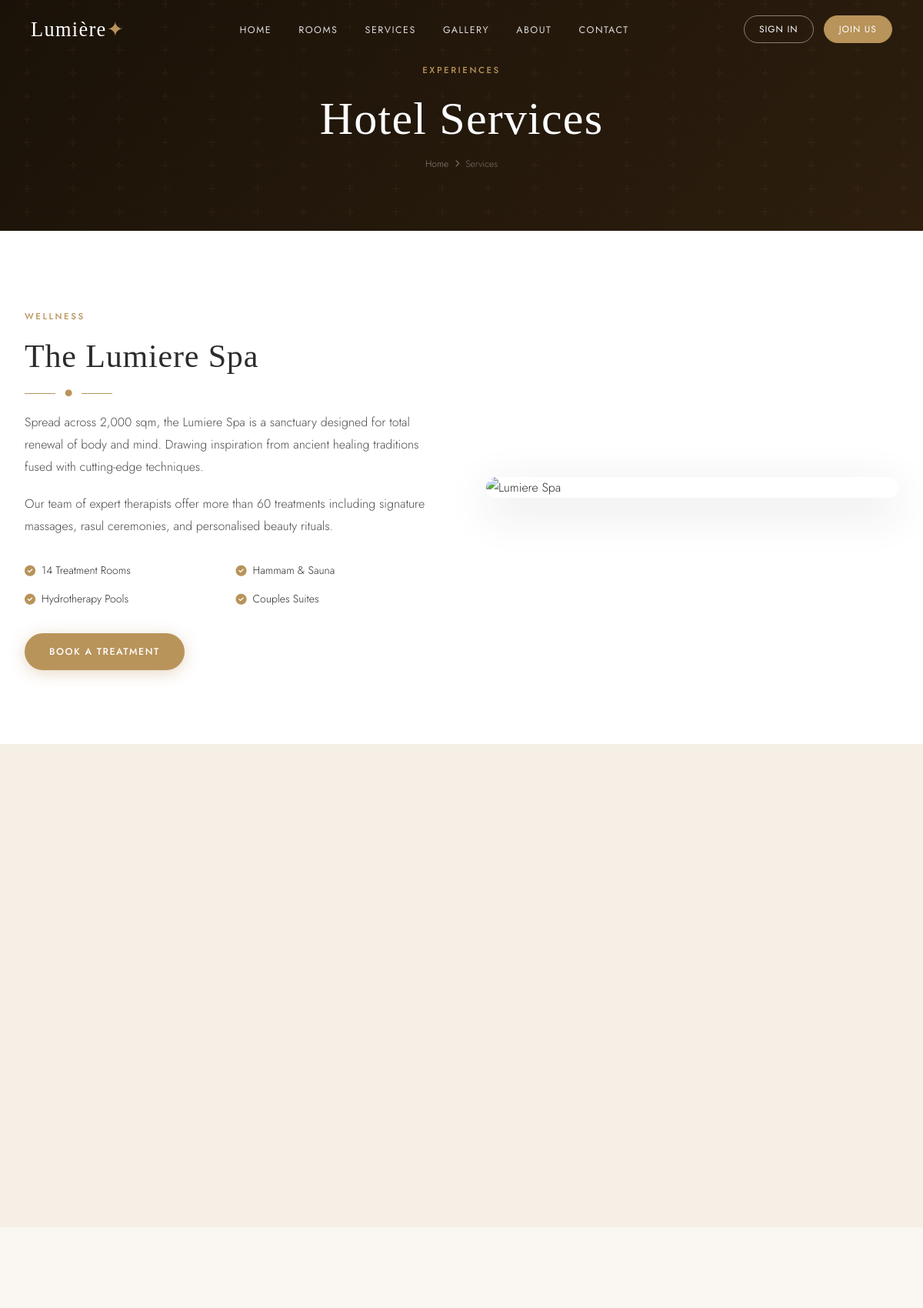
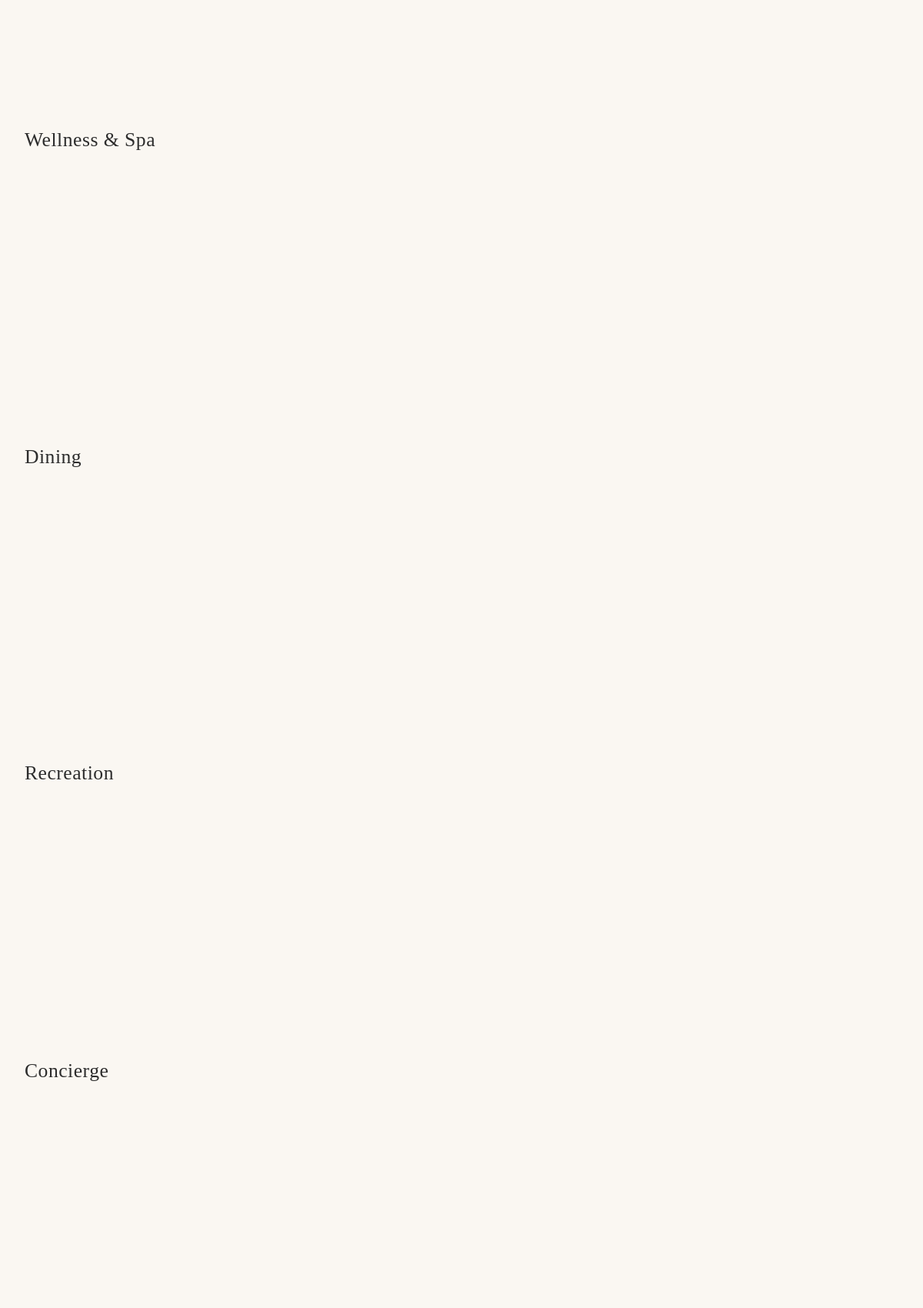
Page /services/ (upper part) on the committed database (2 pictures, top to bottom).
### services/models.py (models this page shows, shortened)
class ServiceCategory(models.Model):
    name = models.CharField(max_length=100)
    slug = models.SlugField(unique=True)
    icon = models.CharField(max_length=50)
    description = models.TextField()
    class Meta:
        verbose_name_plural = 'Service Categories'

### rooms/views.py (the view)
# urls.py: path('services/', views.services_page, name='services'),
def services_page(request):
    service_categories = ServiceCategory.objects.prefetch_related('services').all()
    return render(request, 'services/services.html', {'service_categories': service_categories})

### templates/services/services.html (shortened to what this page needs)
{% extends "base/base.html" %}
{% block content %}
<div class="page-hero">
  <div class="page-hero-content">
    <span class="section-label">Experiences</span>
    <h1>Hotel Services</h1>
    <div class="breadcrumb"><a href="{% url 'home' %}">Home</a> <i class="fa fa-chevron-right" style="font-size:.6rem"></i> <span>Services</span></div>
  </div>
</div>
<section class="section" style="background:var(--white)">
  <div class="container">
    <div class="about-grid">
      <div class="reveal">
        <span class="section-label">Wellness</span>
        <h2>The Lumiere Spa</h2>
        <div class="gold-divider" style="justify-content:flex-start"><span></span><i class="fa fa-circle"></i><span></span></div>
        <p style="margin-bottom:1.2rem">Spread across 2,000 sqm, the Lumiere Spa is a sanctuary designed for total renewal of body and mind. Drawing inspiration from ancient healing traditions fused with cutting-edge techniques.</p>
        <p style="margin-bottom:2rem">Our team of expert therapists offer more than 60 treatments including signature massages, rasul ceremonies, and personalised beauty rituals.</p>
        <div style="display:grid;grid-template-columns:1fr 1fr;gap:.8rem;margin-bottom:2rem">
          <div style="display:flex;align-items:center;gap:.5rem;font-size:.88rem"><i class="fa fa-check-circle" style="color:var(--gold)"></i> 14 Treatment Rooms</div>
          <div style="display:flex;align-items:center;gap:.5rem;font-size:.88rem"><i class="fa fa-check-circle" style="color:var(--gold)"></i> Hammam &amp; Sauna</div>
          <div style="display:flex;align-items:center;gap:.5rem;font-size:.88rem"><i class="fa fa-check-circle" style="color:var(--gold)"></i> Hydrotherapy Pools</div>
          <div style="display:flex;align-items:center;gap:.5rem;font-size:.88rem"><i class="fa fa-check-circle" style="color:var(--gold)"></i> Couples Suites</div>
        </div>
        <a href="{% url 'contact' %}" class="btn btn-primary">Book a Treatment</a>
      </div>
      <div class="about-image reveal">
        <img src="https://images.unsplash.com/photo-1540555700478-4be289fbecef?w=800&q=80" alt="Lumiere Spa">
      </div>
    </div>
  </div>
</section>
<section class="section" style="background:var(--beige-light)">
  <div class="container">
    <div class="about-grid">
    </div>
  </div>
</section>
<section class="section" style="background:var(--cream)">
  <div class="container">
    {% if service_categories %}
      {% for cat in service_categories %}
      <h3 style="margin-bottom:1.5rem;font-size:1.6rem">{{ cat.name }}</h3>
      <div class="services-grid" style="margin-bottom:3rem">
      </div>
      {% endfor %}
    {% endif %}
  </div>
</section>
{% endblock %}

### static/css/main.css (style rules this page uses)
:root { --cream: #FAF7F2; --white: #FFFFFF; --beige-light: #F5EFE6; --beige: #E8DDD0; --beige-dark: #D4C5B0; --gold-light: #C9A96E; --gold: #B8935A; --gold-dark: #9A7A48; --brown: #6B5744; --charcoal: #2C2C2C; --charcoal-light: #4A4A4A; --gray: #8A8A8A; --gray-light: #C4C4C4; --shadow-sm: 0 2px 12px rgba(44,44,44,0.06); --shadow-md: 0 6px 30px rgba(44,44,44,0.10); --shadow-lg: 0 16px 60px rgba(44,44,44,0.14); --radius-sm: 8px; --radius-md: 14px; --radius-lg: 24px; --transition: all 0.35s cubic-bezier(0.4,0,0.2,1); --font-serif: 'Cormorant Garamond', Georgia, serif; --font-sans: 'Jost', system-ui, sans-serif; }
*,*::before,*::after { box-sizing:border-box;margin:0;padding:0 }
html { scroll-behavior:smooth }
body { font-family:var(--font-sans);background:var(--cream);color:var(--charcoal);line-height:1.7;font-weight:300;overflow-x:hidden }
h1,h2,h3,h4,h5 { font-family:var(--font-serif);font-weight:400;line-height:1.2;color:var(--charcoal);letter-spacing:0.02em }
h1 { font-size:clamp(2.4rem,5vw,4.2rem) }
h2 { font-size:clamp(1.9rem,3.5vw,3rem) }
h3 { font-size:clamp(1.4rem,2.5vw,2rem) }
p { color:var(--charcoal-light);line-height:1.8 }
a { text-decoration:none;color:inherit;transition:var(--transition) }
.section-label { display:inline-block;font-family:var(--font-sans);font-size:0.72rem;font-weight:500;letter-spacing:0.22em;text-transform:uppercase;color:var(--gold);margin-bottom:1rem }
.btn { display:inline-flex;align-items:center;gap:0.5rem;padding:0.85rem 2rem;border-radius:50px;font-family:var(--font-sans);font-size:0.78rem;font-weight:500;letter-spacing:0.12em;text-transform:uppercase;transition:var(--transition);cursor:pointer;border:none }
.btn-primary { background:var(--gold);color:var(--white);box-shadow:0 4px 20px rgba(184,147,90,0.35) }
.section { padding:6rem 2rem }
.container { max-width:1200px;margin:0 auto }
.gold-divider { display:flex;align-items:center;gap:0.8rem;justify-content:center;margin:1.2rem 0 }
.gold-divider span { width:40px;height:1px;background:var(--gold) }
.gold-divider i { color:var(--gold);font-size:0.55rem }
.services-grid { display:grid;grid-template-columns:repeat(auto-fill,minmax(250px,1fr));gap:1.5rem }
.reveal { opacity:0;transform:translateY(30px);transition:opacity 0.7s ease,transform 0.7s ease }
.reveal.visible { opacity:1;transform:translateY(0) }
.page-hero { height:300px;background:linear-gradient(135deg,#1a1208 0%,#2d1e0e 100%);display:flex;align-items:center;justify-content:center;text-align:center;position:relative;overflow:hidden }
.page-hero::before { content:'';position:absolute;inset:0;}
.page-hero-content { position:relative;z-index:2 }
.page-hero h1 { color:var(--white);margin-bottom:0.5rem }
.breadcrumb { display:flex;gap:0.5rem;align-items:center;justify-content:center;margin-top:0.8rem;font-size:0.76rem;color:rgba(255,255,255,0.38) }
.breadcrumb a { color:rgba(255,255,255,0.45) }
.about-grid { display:grid;grid-template-columns:1fr 1fr;gap:4rem;align-items:center }
.about-image { border-radius:var(--radius-md);overflow:hidden;box-shadow:var(--shadow-lg) }
.about-image img { width:100%;height:460px;object-fit:cover }

### rows in the picture
ServiceCategory: name "Wellness & Spa"
ServiceCategory: name "Dining"
ServiceCategory: name "Recreation"
ServiceCategory: name "Concierge"
